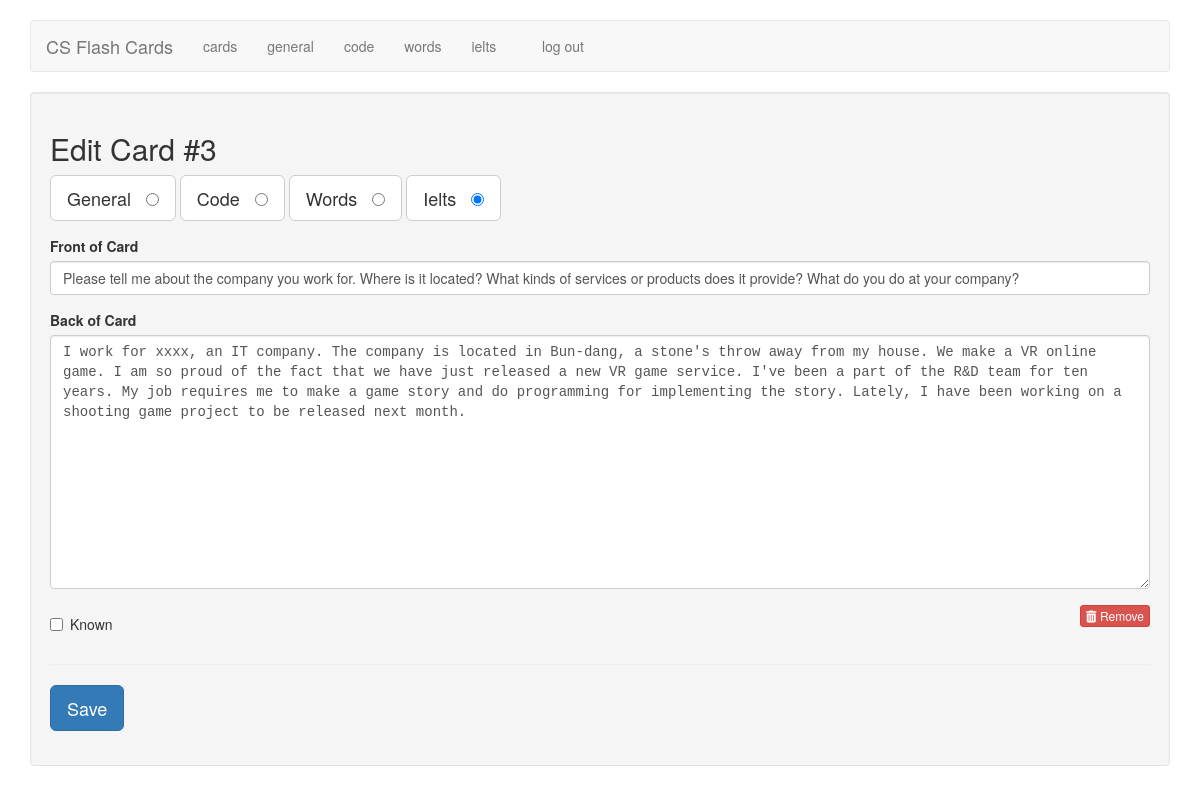
The app's page /edit/3 (signed in) with its own data.
### tables this page shows
CREATE TABLE cards (
  id integer primary key autoincrement,
   /* 1 for interview, 2 for code, 3 for english, 4 for ielts */
  type tinyint not null,
  front text not null,
  back text not null,
  sort int default 0,
  known boolean default 0
);

### flash_cards.py (the view)
@application.route('/edit/<card_id>')
def edit(card_id):
    if not session.get('logged_in'):
        return redirect(url_for('login'))
    db = get_db()
    query = '''
        SELECT id, type, front, back, known
        FROM cards
        WHERE id = ?
    '''
    cur = db.execute(query, [card_id])
    card = cur.fetchone()
    return render_template('edit.html', card=card)

### flash_cards.py (called while the page is built)
def connect_db():
    rv = sqlite3.connect(application.config['DATABASE'])
    rv.row_factory = sqlite3.Row
    return rv

def get_db():
    if not hasattr(g, 'sqlite_db'):
        g.sqlite_db = connect_db()
    return g.sqlite_db

### templates/edit.html (shortened to what this page needs)
{% extends "layout.html" %}
{% block body %}
    <div class="well">
        <h2>Edit Card #{{ card.id }}</h2>
        <form action="{{ url_for('edit_card') }}" method="post" class="cardForm">
            <div class="form-group">
                <label for="general" class="btn btn-default btn-lg">General &nbsp;
                    <input type="radio" name="type" value="1"
                           id="general" {{ "checked" if (card.type == 1) else "" }} />
                </label>
                <label for="code" class="btn btn-default btn-lg">Code &nbsp;
                    <input type="radio" name="type" value="2" id="code" {{ "checked" if (card.type == 2) else "" }} />
                </label>
                <label for="eng" class="btn btn-default btn-lg">Words &nbsp;
                    <input type="radio" name="type" value="3" id="eng" {{ "checked" if (card.type == 3) else "" }} />
                </label>
                <label for="ielts" class="btn btn-default btn-lg">Ielts &nbsp;
                    <input type="radio" name="type" value="2" id="ielts" {{ "checked" if (card.type == 4) else "" }} />
                </label>
            </div>
            <div class="form-group">
                <label for="front">Front of Card</label>
                <input type="text" name="front" id="front" class="form-control" value="{{ card.front|e }}">
            </div>
            <div class="form-group">
                <label for="back">Back of Card</label>
                <textarea name="back"
                          class="form-control"
                          id="back"
                          placeholder="back of card"
                          rows="12">{{ card.back|e }}</textarea>
            </div>
            <div class="row">
                <div class="col-xs-6">
                    <div class="checkbox">
                        <label>
                            <input type="checkbox" name="known"
                               value="1" {{ "checked" if (card.known == 1) else "" }} /> Known
                        </label>
                    </div>
                </div>
                <div class="col-xs-6 text-right">
                    <a href="{{ url_for('delete', card_id=card.id) }}" class="btn btn-danger btn-xs">
                        <i class="fa fa-trash"></i>
                        Remove
                    </a>
                </div>
            </div>
            <hr />
            <div class="form-group">
                <button type="submit" class="saveButton btn btn-lg btn-primary">Save</button>
            </div>
        </form>
    </div>
{% endblock %}

### static/style.css (style rules this page uses)
textarea { font-family: monospace; }

### records on screen
cards: id "3", front "Please tell me about the company you work for. Where is it located? What kinds of services or products does it provide? What do you do at your company?", back "I work for xxxx, an IT company. The company is located in Bun-dang, a stone's throw away from my house. We make a VR online game. I am so proud of the fact that we have just released a new VR game service. I've been a part of the R&D team for ten years. My job requires me to make a game story and do programming for implementing the story. Lately, I have been working on a shooting game project to be released next month."
